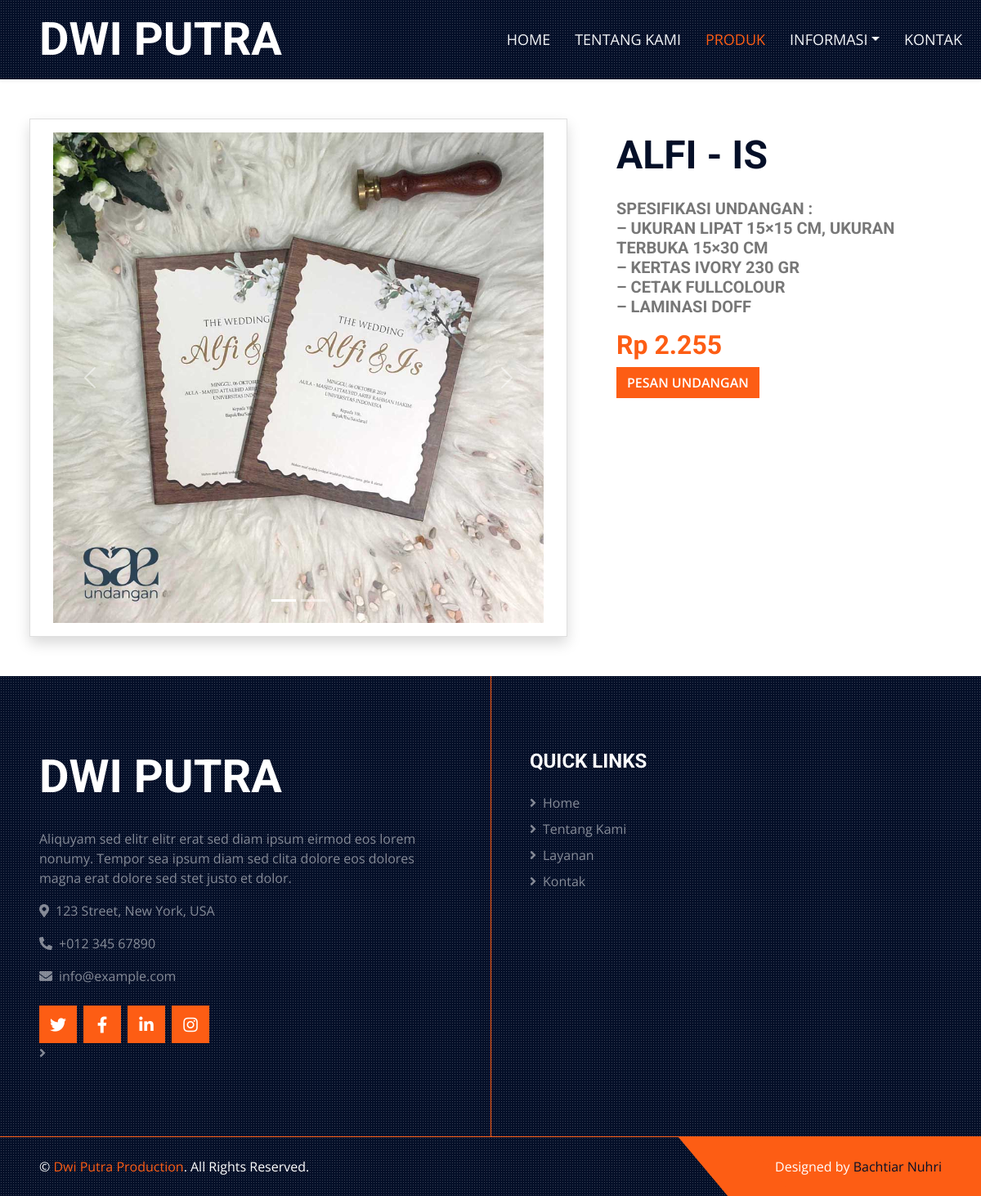
The app's page /User/detail_undangan/20 with its own data.
### tables this page shows
CREATE TABLE `undangan` (
  `id_undangan` int(11) NOT NULL,
  `judul` varchar(128) NOT NULL,
  `deskripsi` varchar(255) NOT NULL,
  `gambar` varchar(128) NOT NULL,
  `gambar_1` varchar(255) NOT NULL,
  `harga` int(32) NOT NULL
);

### application/controllers/User.php (called while the page is built, shortened)
<?php
class User extends CI_Controller
{
    public function __construct()
    {
        $this->load->library('form_validation');
    }
    public function detail_undangan($id)
    {
        $undangan['undangan'] = $this->db->get_where('undangan', ['id_undangan' => $id])->result_array();
        $this->load->view('user/hlm_detail_produk', $undangan);
    }
}

### index.php (called while the page is built, shortened)
<?php
require_once BASEPATH.'core/CodeIgniter.php';

### application/views/user/hlm_detail_produk.php (the view, shortened to what this page needs)
<!DOCTYPE html>
<html lang="en">
<head>
    <link href="https://cdnjs.cloudflare.com/ajax/libs/font-awesome/5.15.0/css/all.min.css" rel="stylesheet">
    <link href="https://cdn.jsdelivr.net/npm/bootstrap-icons@1.4.1/font/bootstrap-icons.css" rel="stylesheet">
    <link href="<?= base_url('asset/'); ?>vendor/lib/owlcarousel/assets/owl.carousel.min.css" rel="stylesheet">
    <link href="<?= base_url('asset/'); ?>vendor/lib/tempusdominus/css/tempusdominus-bootstrap-4.min.css" rel="stylesheet" />
    <link href="<?= base_url('asset/'); ?>vendor/lib/lightbox/css/lightbox.min.css" rel="stylesheet">
    <link href="<?= base_url('asset/'); ?>vendor/css/bootstrap.min.css" rel="stylesheet">
    <link href="<?= base_url('asset/'); ?>vendor/css/style.css" rel="stylesheet">
</head>
<body>
    <div class="container-fluid sticky-top bg-dark bg-light-radial shadow-sm px-5 pe-lg-0">
        <nav class="navbar navbar-expand-lg bg-dark bg-light-radial navbar-dark py-3 py-lg-0">
            <a href="<?= base_url('user'); ?>" class="navbar-brand">
                <h1 class="m-0 display-4 text-uppercase text-white">DWI PUTRA</h1>
            </a>
            <div class="collapse navbar-collapse" id="navbarCollapse">
                <div class="navbar-nav ms-auto py-0">
                    <a href="<?= base_url('user'); ?>" class="nav-item nav-link">Home</a>
                    <a href="<?= base_url('user/tentang'); ?>" class="nav-item nav-link">Tentang Kami</a>
                    <a href="<?= base_url('user/produk'); ?>" class="nav-item nav-link active">Produk</a>
                    <div class="nav-item dropdown">
                        <a href="#" class="nav-link dropdown-toggle" data-bs-toggle="dropdown">Informasi</a>
                    </div>
                    <a href="<?= base_url('kontak'); ?>" class="nav-item nav-link me-2">Kontak</a>
                </div>
            </div>
        </nav>
    </div>
    <?php
    function number_with_dot($number, $sign = false)
    {
        return number_format($number, 0, ',', '.');
    }
    ?>
    <div class="container-fluid py-5 px-5">
        <div class="row">
            <div class="col-md-7 card shadow mb-6">
                <?php foreach ($undangan as $undangan) : ?>
                    <div class="card-body">
                        <div id="carouselExampleIndicators" class="carousel slide" data-bs-interval="false">
                            <div class="carousel-indicators">
                                <button type="button" data-bs-target="#carouselExampleIndicators" data-bs-slide-to="0" class="active" aria-current="true" aria-label="Slide 1"></button>
                                <button type="button" data-bs-target="#carouselExampleIndicators" data-bs-slide-to="1" aria-label="Slide 2"></button>
                            </div>
                            <div class="carousel-inner">
                                <div class="carousel-item active">
                                    <img src="<?= base_url('assets/img/upload/') . $undangan['gambar']; ?>" class="d-block w-100" alt="...">
                                </div>
                            </div>
                            <button class="carousel-control-prev" type="button" data-bs-target="#carouselExampleIndicators" data-bs-slide="prev">
                                <span class="carousel-control-prev-icon" aria-hidden="true"></span>
                            </button>
                            <button class="carousel-control-next" type="button" data-bs-target="#carouselExampleIndicators" data-bs-slide="next">
                                <span class="carousel-control-next-icon" aria-hidden="true"></span>
                            </button>
                        </div>
                    </div>
            </div>
            <div class="col-lg-5 pb-5" style="min-height: 400px;">
                <div class="position-relative h-100 ms-5">
                    <p>
                    <h1 class="display-5 text-uppercase mb-4"><?= $undangan['judul']; ?> </h1>
                    </p>
                    <p>
                    <h5 class="text-uppercase mb-3 text-body"><?= nl2br(htmlspecialchars($undangan['deskripsi'])); ?></h5>
                    </p>
                    <p>
                    <h2><span class="text-primary">Rp <?= number_with_dot($undangan['harga']); ?></span></h2>
                    <a href="<?= base_url('user/pesan_undangan/' . $undangan['id_undangan']); ?>" class="btn btn-primary">Pesan Undangan</a>
                    </p>
                </div>
            </div>
        <?php endforeach; ?>
        </div>
    </div>
    <div class="footer container-fluid position-relative bg-dark bg-light-radial text-white-50 py-6 px-5">
        <div class="row g-5">
            <div class="col-lg-6 pe-lg-5">
                <a href="<?= base_url('user'); ?>" class="navbar-brand">
                    <h1 class="m-0 display-4 text-uppercase text-white"></i>Dwi Putra</h1>
                </a>
                <p>Aliquyam sed elitr elitr erat sed diam ipsum eirmod eos lorem nonumy. Tempor sea ipsum diam sed clita dolore eos dolores magna erat dolore sed stet justo et dolor.</p>
                <p><i class="fa fa-map-marker-alt me-2"></i>123 Street, New York, USA</p>
                <p><i class="fa fa-phone-alt me-2"></i>+012 345 67890</p>
                <p><i class="fa fa-envelope me-2"></i>info@example.com</p>
                <div class="d-flex justify-content-start mt-4">
                    <a class="btn btn-lg btn-primary btn-lg-square rounded-0 me-2" href="#"><i class="fab fa-twitter"></i></a>
                    <a class="btn btn-lg btn-primary btn-lg-square rounded-0 me-2" href="#"><i class="fab fa-facebook-f"></i></a>
                    <a class="btn btn-lg btn-primary btn-lg-square rounded-0 me-2" href="#"><i class="fab fa-linkedin-in"></i></a>
                    <a class="btn btn-lg btn-primary btn-lg-square rounded-0" href="#"><i class="fab fa-instagram"></i></a>
                </div>
                <a class="text-white-50 mb-3" href="<?= base_url('Login'); ?>"><i class="fa fa-angle-right me-2"></i></a>
            </div>
            <div class="col-lg-6 ps-lg-5">
                <div class="row g-5">
                    <div class="col-sm-6">
                        <h4 class="text-white text-uppercase mb-4">Quick Links</h4>
                        <div class="d-flex flex-column justify-content-start">
                            <a class="text-white-50 mb-2" href="<?= base_url('user'); ?>"><i class="fa fa-angle-right me-2"></i>Home</a>
                            <a class="text-white-50 mb-2" href="<?= base_url('user/tentang'); ?>"><i class="fa fa-angle-right me-2"></i>Tentang Kami</a>
                            <a class="text-white-50 mb-2" href="<?= base_url('user/layanan'); ?>"><i class="fa fa-angle-right me-2"></i>Layanan</a>
                            <a class="text-white-50" href="<?= base_url('user/kontak'); ?>"><i class="fa fa-angle-right me-2"></i>Kontak</a>
                        </div>
                    </div>
                </div>
            </div>
        </div>
    </div>
    <div class="container-fluid bg-dark bg-light-radial text-white border-top border-primary px-0">
        <div class="d-flex flex-column flex-md-row justify-content-between">
            <div class="py-4 px-5 text-center text-md-start">
                <p class="mb-0">&copy; <a class="text-primary" href="#">Dwi Putra Production</a>. All Rights Reserved.</p>
            </div>
            <div class="py-4 px-5 bg-primary footer-shape position-relative text-center text-md-end">
                <p class="mb-0">Designed by <a class="text-dark" href="https://htmlcodex.com">Bachtiar Nuhri</a></p>
            </div>
        </div>
    </div>
</body>
</html>

### records on screen
undangan: gambar (picture), judul "ALFI - IS", deskripsi "SPESIFIKASI UNDANGAN : – UKURAN LIPAT 15×15 CM, UKURAN TERBUKA 15×30 CM – KERTAS IVORY 230 GR – CETAK FULLCOLOUR – LAMINASI DOFF", harga "2.255"
